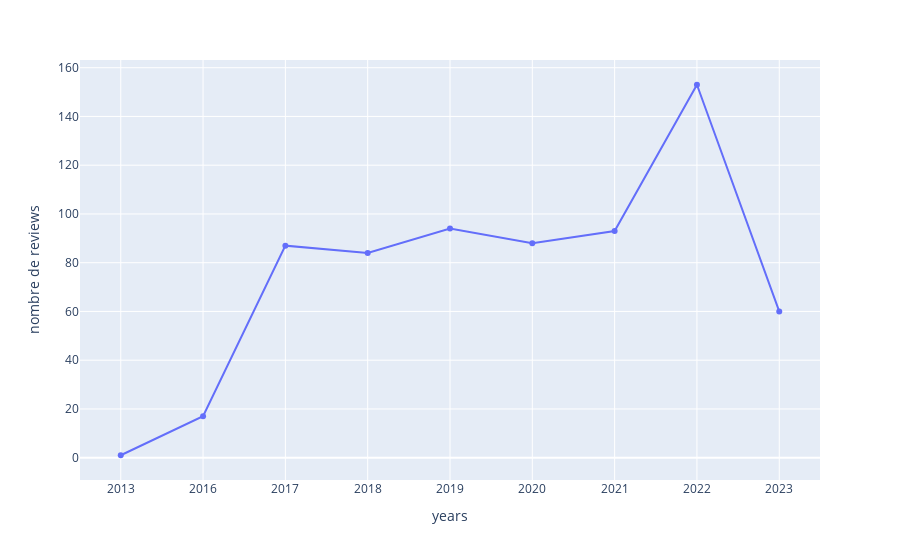

The notebook cell saved with this chart:
### Code cell
import pandas as pd
import plotly.express as px

data['date'] = pd.to_datetime(data['date'])

# Regrouper les données par année
data['years'] = data['date'].dt.to_period('Y')

# Convertir les valeurs 'Period' en chaînes de caractères
data['years'] = data['years'].astype(str)

# Calculer le nombre de reviews, la note moyenne, la note la plus basse et la note la plus haute par année
nb_reviews = data.groupby('years').agg({'rate': ['count', 'mean', 'min', 'max']}).reset_index()
nb_reviews.columns = ['years', 'nombre de reviews', 'note moyenne', 'note la plus basse', 'note la plus haute']

# Créer un graphique avec l'année, le nombre de reviews et la note moyenne
fig = px.line(nb_reviews, x='years', y='nombre de reviews', text='note moyenne')
fig.update_traces(texttemplate='%{text:.1f}', textposition='top center', 
                  hovertemplate='Année: %{x}<br>Nombre de reviews: %{y}<br>Note moyenne: %{text:.1f}<br>Note la plus basse: %{customdata[0]:.1f}<br>Note la plus haute: %{customdata[1]:.1f}',
                  customdata=nb_reviews[['note la plus basse', 'note la plus haute']].values)
fig.update_layout(hovermode="x unified")
fig.update_traces(mode="markers+lines")
fig.update_layout(xaxis={'type': 'category'})
fig.show()

### Figure 1 — Plotly figure (JSON) as saved in the notebook; plotly's stock layout.template omitted (floating-point values rounded to 4 significant figures)
{"data": [{"customdata": [[4, 4], [1, 5], [1, 5], [1, 5], [1, 5], [1, 5], [1, 5], [1, 5], [1, 5]], "hovertemplate": "Année: %{x}<br>Nombre de reviews: %{y}<br>Note moyenne: %{text:.1f}<br>Note la plus basse: %{customdata[0]:.1f}<br>Note la plus haute: %{customdata[1]:.1f}", "legendgroup": "", "line": {"color": "#636efa", "dash": "solid"}, "marker": {"symbol": "circle"}, "mode": "markers+lines", "name": "", "orientation": "v", "showlegend": false, "text": [4, 2.529, 2.437, 2.214, 2.638, 2.898, 2.72, 2.948, 1.9], "textposition": "top center", "texttemplate": "%{text:.1f}", "type": "scatter", "x": ["2013", "2016", "2017", "2018", "2019", "2020", "2021", "2022", "2023"], "xaxis": "x", "y": [1, 17, 87, 84, 94, 88, 93, 153, 60], "yaxis": "y"}], "layout": {"hovermode": "x unified", "legend": {"tracegroupgap": 0}, "margin": {"t": 60}, "xaxis": {"anchor": "y", "domain": [0, 1], "title": {"text": "years"}, "type": "category"}, "yaxis": {"anchor": "x", "domain": [0, 1], "title": {"text": "nombre de reviews"}}}}
